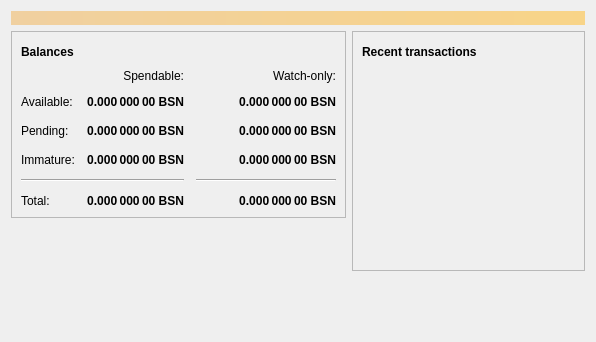
<?xml version="1.0" encoding="UTF-8"?>
<ui version="4.0">
 <class>OverviewPage</class>
 <widget class="QWidget" name="OverviewPage">
  <property name="geometry">
   <rect>
    <x>0</x>
    <y>0</y>
    <width>596</width>
    <height>342</height>
   </rect>
  </property>
  <property name="windowTitle">
   <string>Form</string>
  </property>
  <layout class="QVBoxLayout" name="topLayout">
   <item>
    <widget class="QLabel" name="labelAlerts">
     <property name="visible">
      <bool>false</bool>
     </property>
     <property name="styleSheet">
      <string notr="true">QLabel { background-color: qlineargradient(x1: 0, y1: 0, x2: 1, y2: 0, stop:0 #F0D0A0, stop:1 #F8D488); color:#000000; }</string>
     </property>
     <property name="wordWrap">
      <bool>true</bool>
     </property>
     <property name="margin">
      <number>3</number>
     </property>
     <property name="textInteractionFlags">
      <set>Qt::TextSelectableByMouse</set>
     </property>
    </widget>
   </item>
   <item>
    <layout class="QHBoxLayout" name="horizontalLayout" stretch="1,1">
     <item>
      <layout class="QVBoxLayout" name="verticalLayout_2">
       <item>
        <widget class="QFrame" name="frame">
         <property name="frameShape">
          <enum>QFrame::StyledPanel</enum>
         </property>
         <property name="frameShadow">
          <enum>QFrame::Raised</enum>
         </property>
         <layout class="QVBoxLayout" name="verticalLayout_4">
          <item>
           <layout class="QHBoxLayout" name="horizontalLayout_4">
            <item>
             <widget class="QLabel" name="label_5">
              <property name="font">
               <font>
                <weight>75</weight>
                <bold>true</bold>
               </font>
              </property>
              <property name="text">
               <string>Balances</string>
              </property>
             </widget>
            </item>
            <item>
             <widget class="QPushButton" name="labelWalletStatus">
              <property name="enabled">
               <bool>true</bool>
              </property>
              <property name="maximumSize">
               <size>
                <width>30</width>
                <height>16777215</height>
               </size>
              </property>
              <property name="toolTip">
               <string>The displayed information may be out of date. Your wallet automatically synchronizes with the BitcoinSN network after a connection is established, but this process has not completed yet.</string>
              </property>
              <property name="text">
               <string/>
              </property>
              <property name="icon">
               <iconset resource="../bitcoinsn.qrc">
                <normaloff>:/icons/warning</normaloff>
                <disabledoff>:/icons/warning</disabledoff>:/icons/warning</iconset>
              </property>
              <property name="iconSize">
               <size>
                <width>24</width>
                <height>24</height>
               </size>
              </property>
              <property name="flat">
               <bool>true</bool>
              </property>
             </widget>
            </item>
            <item>
             <spacer name="horizontalSpacer_3">
              <property name="orientation">
               <enum>Qt::Horizontal</enum>
              </property>
              <property name="sizeHint" stdset="0">
               <size>
                <width>40</width>
                <height>20</height>
               </size>
              </property>
             </spacer>
            </item>
           </layout>
          </item>
          <item>
           <layout class="QGridLayout" name="gridLayout">
            <property name="spacing">
             <number>12</number>
            </property>
            <item row="2" column="2">
             <widget class="QLabel" name="labelWatchPending">
              <property name="font">
               <font>
                <weight>75</weight>
                <bold>true</bold>
               </font>
              </property>
              <property name="cursor">
               <cursorShape>IBeamCursor</cursorShape>
              </property>
              <property name="toolTip">
               <string>Unconfirmed transactions to watch-only addresses</string>
              </property>
              <property name="text">
               <string notr="true">0.000 000 00 BSN</string>
              </property>
              <property name="alignment">
               <set>Qt::AlignRight|Qt::AlignTrailing|Qt::AlignVCenter</set>
              </property>
              <property name="textInteractionFlags">
               <set>Qt::LinksAccessibleByMouse|Qt::TextSelectableByKeyboard|Qt::TextSelectableByMouse</set>
              </property>
             </widget>
            </item>
            <item row="2" column="1">
             <widget class="QLabel" name="labelUnconfirmed">
              <property name="font">
               <font>
                <weight>75</weight>
                <bold>true</bold>
               </font>
              </property>
              <property name="cursor">
               <cursorShape>IBeamCursor</cursorShape>
              </property>
              <property name="toolTip">
               <string>Total of transactions that have yet to be confirmed, and do not yet count toward the spendable balance</string>
              </property>
              <property name="text">
               <string notr="true">0.000 000 00 BSN</string>
              </property>
              <property name="alignment">
               <set>Qt::AlignRight|Qt::AlignTrailing|Qt::AlignVCenter</set>
              </property>
              <property name="textInteractionFlags">
               <set>Qt::LinksAccessibleByMouse|Qt::TextSelectableByKeyboard|Qt::TextSelectableByMouse</set>
              </property>
             </widget>
            </item>
            <item row="3" column="2">
             <widget class="QLabel" name="labelWatchImmature">
              <property name="font">
               <font>
                <weight>75</weight>
                <bold>true</bold>
               </font>
              </property>
              <property name="cursor">
               <cursorShape>IBeamCursor</cursorShape>
              </property>
              <property name="toolTip">
               <string>Mined balance in watch-only addresses that has not yet matured</string>
              </property>
              <property name="text">
               <string notr="true">0.000 000 00 BSN</string>
              </property>
              <property name="alignment">
               <set>Qt::AlignRight|Qt::AlignTrailing|Qt::AlignVCenter</set>
              </property>
              <property name="textInteractionFlags">
               <set>Qt::LinksAccessibleByMouse|Qt::TextSelectableByKeyboard|Qt::TextSelectableByMouse</set>
              </property>
             </widget>
            </item>
            <item row="4" column="0" colspan="2">
             <widget class="Line" name="line">
              <property name="orientation">
               <enum>Qt::Horizontal</enum>
              </property>
             </widget>
            </item>
            <item row="4" column="2">
             <widget class="Line" name="lineWatchBalance">
              <property name="sizePolicy">
               <sizepolicy hsizetype="Preferred" vsizetype="Fixed">
                <horstretch>0</horstretch>
                <verstretch>0</verstretch>
               </sizepolicy>
              </property>
              <property name="minimumSize">
               <size>
                <width>140</width>
                <height>0</height>
               </size>
              </property>
              <property name="orientation">
               <enum>Qt::Horizontal</enum>
              </property>
             </widget>
            </item>
            <item row="5" column="0">
             <widget class="QLabel" name="labelTotalText">
              <property name="text">
               <string>Total:</string>
              </property>
             </widget>
            </item>
            <item row="3" column="1">
             <widget class="QLabel" name="labelImmature">
              <property name="font">
               <font>
                <weight>75</weight>
                <bold>true</bold>
               </font>
              </property>
              <property name="cursor">
               <cursorShape>IBeamCursor</cursorShape>
              </property>
              <property name="toolTip">
               <string>Mined balance that has not yet matured</string>
              </property>
              <property name="text">
               <string notr="true">0.000 000 00 BSN</string>
              </property>
              <property name="alignment">
               <set>Qt::AlignRight|Qt::AlignTrailing|Qt::AlignVCenter</set>
              </property>
              <property name="textInteractionFlags">
               <set>Qt::LinksAccessibleByMouse|Qt::TextSelectableByKeyboard|Qt::TextSelectableByMouse</set>
              </property>
             </widget>
            </item>
            <item row="2" column="3">
             <spacer name="horizontalSpacer_2">
              <property name="orientation">
               <enum>Qt::Horizontal</enum>
              </property>
              <property name="sizeHint" stdset="0">
               <size>
                <width>40</width>
                <height>20</height>
               </size>
              </property>
             </spacer>
            </item>
            <item row="3" column="0">
             <widget class="QLabel" name="labelImmatureText">
              <property name="text">
               <string>Immature:</string>
              </property>
             </widget>
            </item>
            <item row="5" column="1">
             <widget class="QLabel" name="labelTotal">
              <property name="font">
               <font>
                <weight>75</weight>
                <bold>true</bold>
               </font>
              </property>
              <property name="cursor">
               <cursorShape>IBeamCursor</cursorShape>
              </property>
              <property name="toolTip">
               <string>Your current total balance</string>
              </property>
              <property name="text">
               <string notr="true">0.000 000 00 BSN</string>
              </property>
              <property name="alignment">
               <set>Qt::AlignRight|Qt::AlignTrailing|Qt::AlignVCenter</set>
              </property>
              <property name="textInteractionFlags">
               <set>Qt::LinksAccessibleByMouse|Qt::TextSelectableByKeyboard|Qt::TextSelectableByMouse</set>
              </property>
             </widget>
            </item>
            <item row="5" column="2">
             <widget class="QLabel" name="labelWatchTotal">
              <property name="font">
               <font>
                <weight>75</weight>
                <bold>true</bold>
               </font>
              </property>
              <property name="cursor">
               <cursorShape>IBeamCursor</cursorShape>
              </property>
              <property name="toolTip">
               <string>Current total balance in watch-only addresses</string>
              </property>
              <property name="text">
               <string notr="true">0.000 000 00 BSN</string>
              </property>
              <property name="alignment">
               <set>Qt::AlignRight|Qt::AlignTrailing|Qt::AlignVCenter</set>
              </property>
              <property name="textInteractionFlags">
               <set>Qt::LinksAccessibleByMouse|Qt::TextSelectableByKeyboard|Qt::TextSelectableByMouse</set>
              </property>
             </widget>
            </item>
            <item row="0" column="2">
             <widget class="QLabel" name="labelWatchonly">
              <property name="text">
               <string>Watch-only:</string>
              </property>
              <property name="alignment">
               <set>Qt::AlignRight|Qt::AlignTrailing|Qt::AlignVCenter</set>
              </property>
             </widget>
            </item>
            <item row="1" column="0">
             <widget class="QLabel" name="labelBalanceText">
              <property name="text">
               <string>Available:</string>
              </property>
             </widget>
            </item>
            <item row="1" column="1">
             <widget class="QLabel" name="labelBalance">
              <property name="font">
               <font>
                <weight>75</weight>
                <bold>true</bold>
               </font>
              </property>
              <property name="cursor">
               <cursorShape>IBeamCursor</cursorShape>
              </property>
              <property name="toolTip">
               <string>Your current spendable balance</string>
              </property>
              <property name="text">
               <string notr="true">0.000 000 00 BSN</string>
              </property>
              <property name="alignment">
               <set>Qt::AlignRight|Qt::AlignTrailing|Qt::AlignVCenter</set>
              </property>
              <property name="textInteractionFlags">
               <set>Qt::LinksAccessibleByMouse|Qt::TextSelectableByKeyboard|Qt::TextSelectableByMouse</set>
              </property>
             </widget>
            </item>
            <item row="1" column="2">
             <widget class="QLabel" name="labelWatchAvailable">
              <property name="font">
               <font>
                <weight>75</weight>
                <bold>true</bold>
               </font>
              </property>
              <property name="cursor">
               <cursorShape>IBeamCursor</cursorShape>
              </property>
              <property name="toolTip">
               <string>Your current balance in watch-only addresses</string>
              </property>
              <property name="text">
               <string notr="true">0.000 000 00 BSN</string>
              </property>
              <property name="alignment">
               <set>Qt::AlignRight|Qt::AlignTrailing|Qt::AlignVCenter</set>
              </property>
              <property name="textInteractionFlags">
               <set>Qt::LinksAccessibleByMouse|Qt::TextSelectableByKeyboard|Qt::TextSelectableByMouse</set>
              </property>
             </widget>
            </item>
            <item row="2" column="0">
             <widget class="QLabel" name="labelPendingText">
              <property name="text">
               <string>Pending:</string>
              </property>
             </widget>
            </item>
            <item row="0" column="1">
             <widget class="QLabel" name="labelSpendable">
              <property name="text">
               <string>Spendable:</string>
              </property>
              <property name="alignment">
               <set>Qt::AlignRight|Qt::AlignTrailing|Qt::AlignVCenter</set>
              </property>
             </widget>
            </item>
           </layout>
          </item>
         </layout>
        </widget>
       </item>
       <item>
        <spacer name="verticalSpacer">
         <property name="orientation">
          <enum>Qt::Vertical</enum>
         </property>
         <property name="sizeHint" stdset="0">
          <size>
           <width>20</width>
           <height>40</height>
          </size>
         </property>
        </spacer>
       </item>
      </layout>
     </item>
     <item>
      <layout class="QVBoxLayout" name="verticalLayout_3">
       <item>
        <widget class="QFrame" name="frame_2">
         <property name="frameShape">
          <enum>QFrame::StyledPanel</enum>
         </property>
         <property name="frameShadow">
          <enum>QFrame::Raised</enum>
         </property>
         <layout class="QVBoxLayout" name="verticalLayout">
          <item>
           <layout class="QHBoxLayout" name="horizontalLayout_2">
            <item>
             <widget class="QLabel" name="label_4">
              <property name="font">
               <font>
                <weight>75</weight>
                <bold>true</bold>
               </font>
              </property>
              <property name="text">
               <string>Recent transactions</string>
              </property>
             </widget>
            </item>
            <item>
             <widget class="QPushButton" name="labelTransactionsStatus">
              <property name="enabled">
               <bool>true</bool>
              </property>
              <property name="maximumSize">
               <size>
                <width>30</width>
                <height>16777215</height>
               </size>
              </property>
              <property name="toolTip">
               <string>The displayed information may be out of date. Your wallet automatically synchronizes with the BitcoinSN network after a connection is established, but this process has not completed yet.</string>
              </property>
              <property name="text">
               <string/>
              </property>
              <property name="icon">
               <iconset resource="../bitcoinsn.qrc">
                <normaloff>:/icons/warning</normaloff>
                <disabledoff>:/icons/warning</disabledoff>:/icons/warning</iconset>
              </property>
              <property name="iconSize">
               <size>
                <width>24</width>
                <height>24</height>
               </size>
              </property>
              <property name="flat">
               <bool>true</bool>
              </property>
             </widget>
            </item>
            <item>
             <spacer name="horizontalSpacer">
              <property name="orientation">
               <enum>Qt::Horizontal</enum>
              </property>
              <property name="sizeHint" stdset="0">
               <size>
                <width>40</width>
                <height>20</height>
               </size>
              </property>
             </spacer>
            </item>
           </layout>
          </item>
          <item>
           <widget class="QListView" name="listTransactions">
            <property name="styleSheet">
             <string notr="true">QListView { background: transparent; }</string>
            </property>
            <property name="frameShape">
             <enum>QFrame::NoFrame</enum>
            </property>
            <property name="verticalScrollBarPolicy">
             <enum>Qt::ScrollBarAlwaysOff</enum>
            </property>
            <property name="horizontalScrollBarPolicy">
             <enum>Qt::ScrollBarAlwaysOff</enum>
            </property>
            <property name="selectionMode">
             <enum>QAbstractItemView::NoSelection</enum>
            </property>
           </widget>
          </item>
         </layout>
        </widget>
       </item>
       <item>
        <spacer name="verticalSpacer_2">
         <property name="orientation">
          <enum>Qt::Vertical</enum>
         </property>
         <property name="sizeHint" stdset="0">
          <size>
           <width>20</width>
           <height>40</height>
          </size>
         </property>
        </spacer>
       </item>
      </layout>
     </item>
    </layout>
   </item>
  </layout>
 </widget>
 <resources/>
 <connections/>
</ui>
